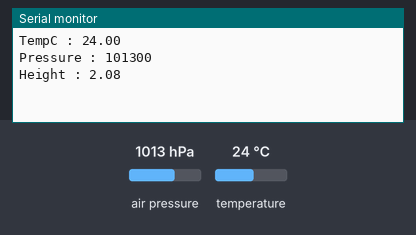
This sketch was run on a simulated Arduino Uno, built with avr-gcc and run on an emulated ATmega328P. Shown: the last lines printed to the serial monitor. Inputs (shaded band) come from the test bench; at power-on: air pressure 1013 hPa, temperature 24 °C.

Above: at 1.2 s.
1.3 s: air pressure set to 952 hPa
At 5.4 s:
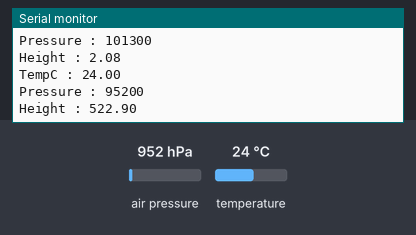
5.5 s: temperature set to 12 °C
9.7 s: air pressure set to 975 hPa
At 11.5 s:
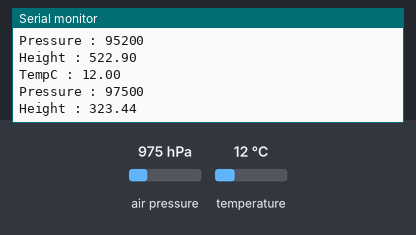
Timing chart, 0 to 13.0 s (numbered marks = the images above; inputs shaded):
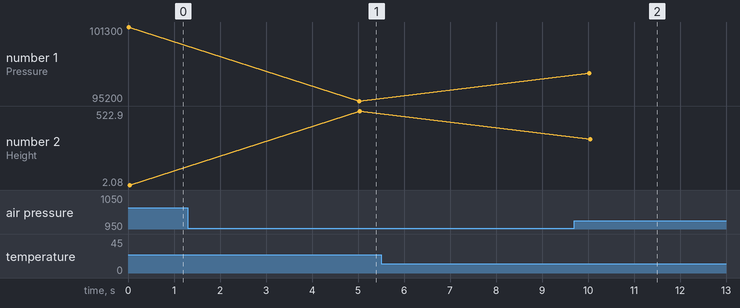

The sketch:

pressuresensor.ino
```cpp
#include <Wire.h>
#include <Adafruit_BMP085.h>  // Adafruit BMP085 library

Adafruit_BMP085 bmp;
int temp = 23;
void setup(){

 // init serial monitor
 Serial.begin(9600);

 // Sensor init
 if (!bmp.begin()) {
  Serial.println("No valid BMP085 sensor found!");
  while (true) {}
 }
}

void loop(){
char tmp[25] = "TempC :";
Serial.print("TempC : ");
Serial.print(bmp.readTemperature());
Serial.print("\n");

 Serial.print("Pressure : ");
 Serial.print(bmp.readPressure());
 Serial.print("\n");

 Serial.print("Height : ");
 Serial.print(bmp.readAltitude());
 Serial.print("\n");


 delay(5000);      // wait 5 seconds
}
```

Measured:
- after the input at 1.3 s, the serial monitor: prints a new line after 3.7 s (image 1)
- after the input at 9.7 s, the serial monitor: prints a new line after 0.33 s (image 2)
- plotted number 1: 101300 → 95200 after the input at 1.3 s, 95200 → 97500 after the input at 9.7 s
- plotted number 2: 2.08 → 522.9 after the input at 1.3 s, 522.9 → 323.44 after the input at 9.7 s
